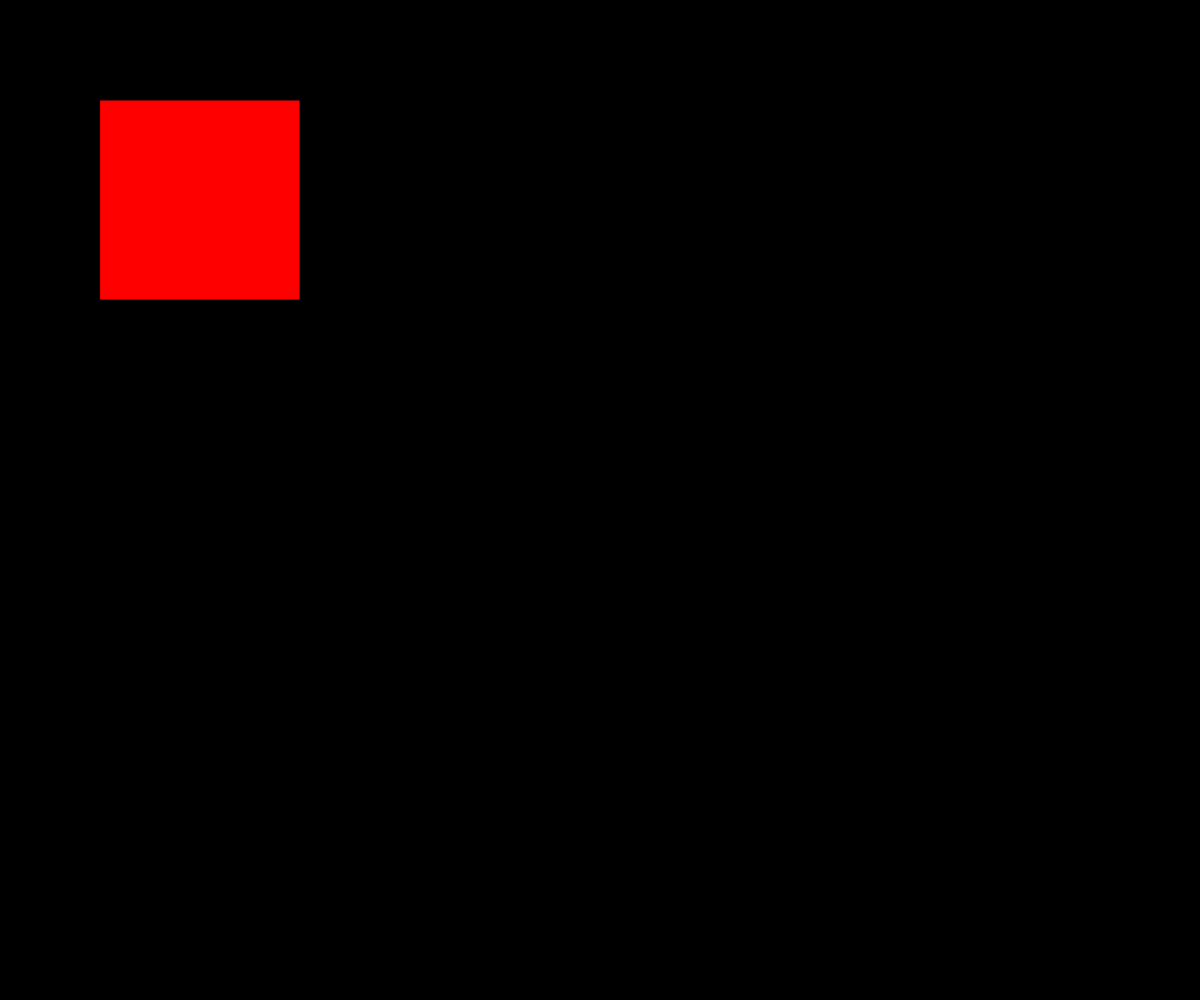
Frame 1 (no input)
Frame 60 (no input): identical to frame 1, image omitted
Frame 120 (the mouse pressed at the canvas centre since frame 60): identical to frame 1, image omitted

The p5.js sketch that drew this single still picture (run headless with seeded random() and noise() and a simulated clock; from frame 60 on, the mouse is pressed at the canvas centre):

// p5.js sketch
// ── sketch.js
/**
 * @author Marius Lenzing
 */

/**
 * P5.js Method
 * call once before start
 */
function preload() {
}

/**
 * P5.js Method
 * call once on start
 */
function setup() {
  createCanvas(windowWidth, windowHeight);
  background("black")
  fill("red")
  rect(100,100,200,200);
}

/**
 * P5.js Method
 * call once every frame
 */
function draw() {

}
